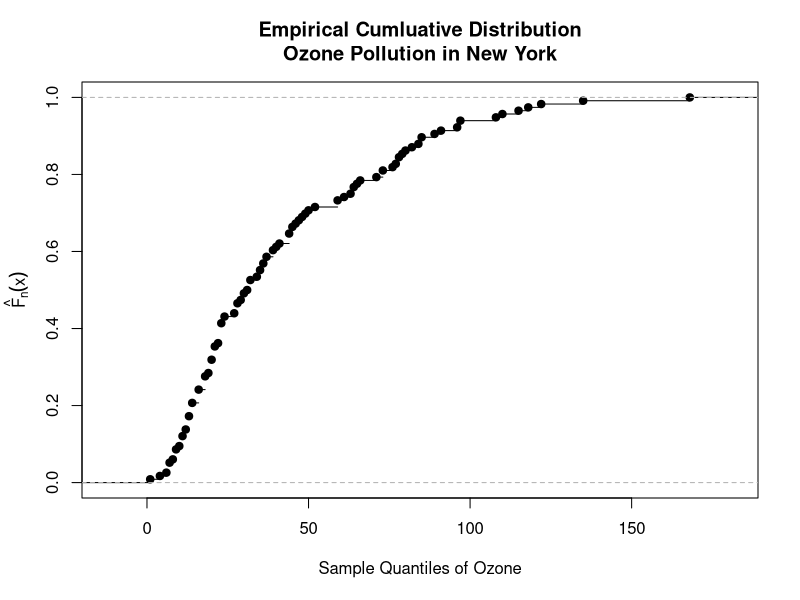
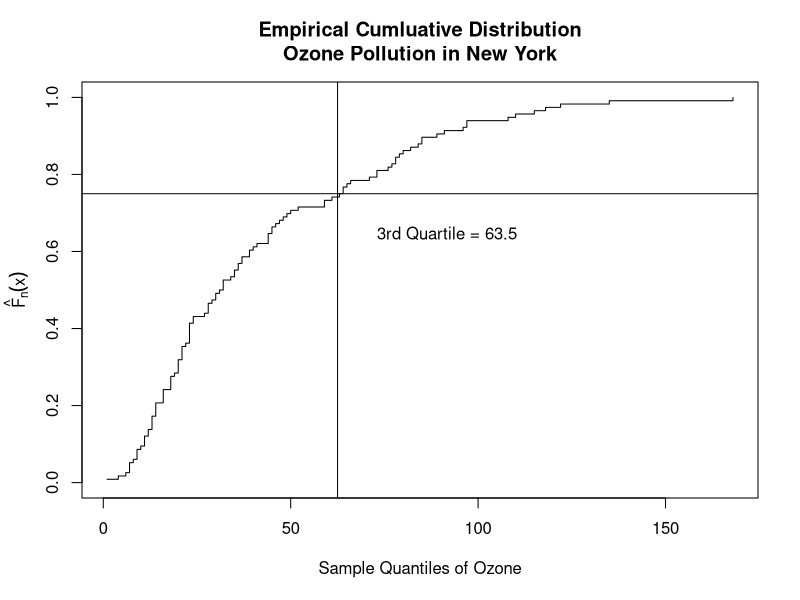

The R script that drew these images, in order:
## ---- chunk 1
# extract 'Ozone' data vector for New York
ozone <- airquality$Ozone
# how many non-missing values?
n <- sum(!is.na(ozone))
## ---- chunk 2
ozone.ecdf <- ecdf(ozone)
ozone.ecdf
## ---- chunk 3
plot(ozone.ecdf, xlab = 'Sample Quantiles of Ozone', ylab = '', main = 'Empirical Cumluative Distribution\nOzone Pollution in New York')
mtext(text = expression(hat(F)[n](x)), side = 2, line = 2.5)
# plot.ecdf(ozone)
## ---- chunk 4
summary(fivenum(ozone))
fivenum(ozone)

# ordering the ozone data
ozone.ordered <- sort(ozone)
## ---- chunk 5
# plot the possible values of probability (0 to 1) against the ordered ozone data (sample quantiles of ozone)
# notice the option type = 's' for plotting the step functions
plot(ozone.ordered, (1:n)/n, type = 's', ylim = c(0, 1), xlab = 'Sample Quantiles of Ozone', ylab = '', main = 'Empirical Cumluative Distribution\nOzone Pollution in New York')

# x values = ozone.ordered
# y values = (1:n)/n

# mark the 3rd quartile
abline(v=62.5, h=0.75)

# add a legend
legend(65, 0.7, '3rd Quartile = 63.5', box.lwd=0)

# add the label on the y-axis
mtext(text = expression(hat(F)[n](x)), side = 2, line = 2.5)

